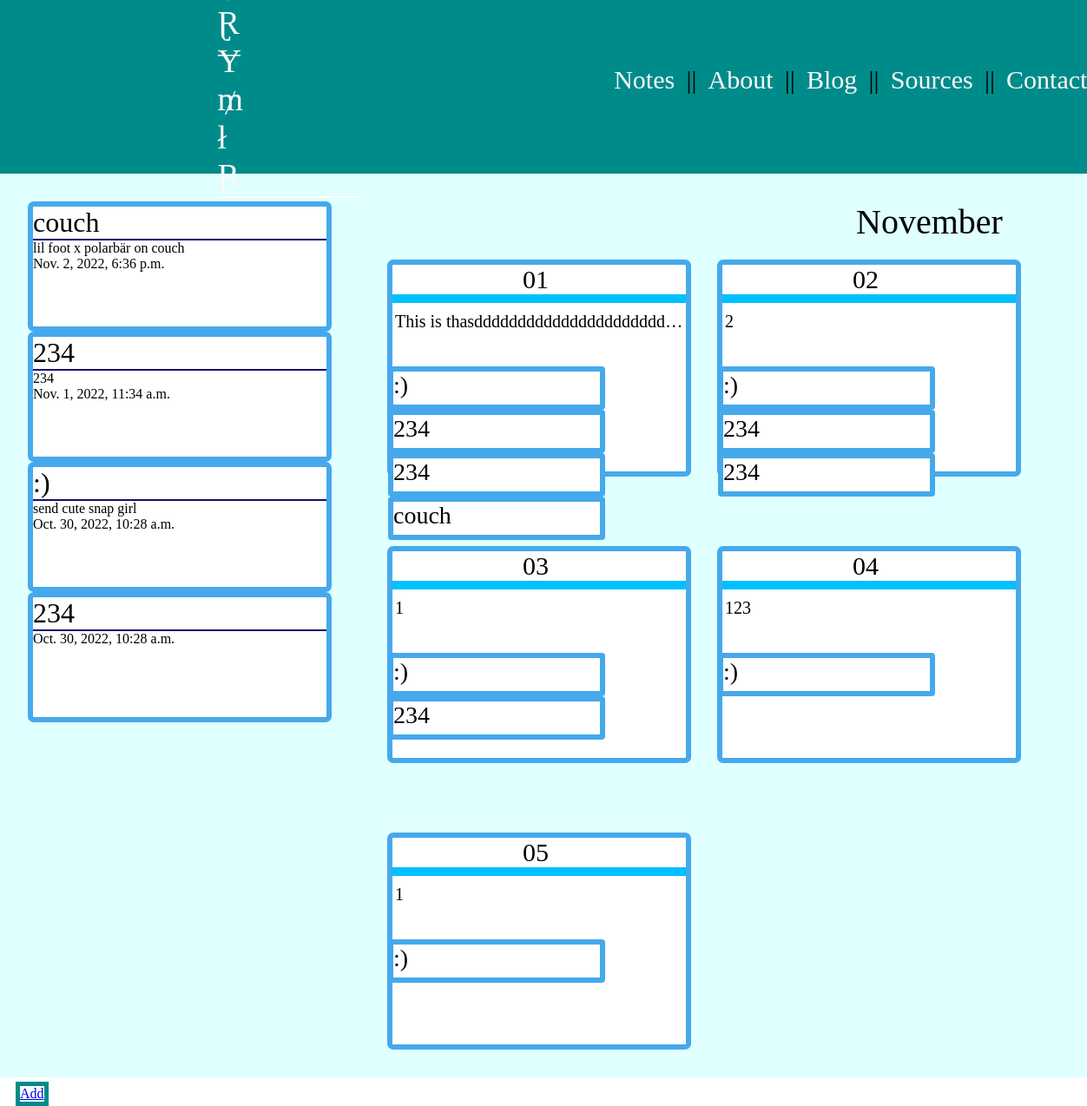
Screenshot of /note_collection/ with the database file from the repository.
### note_collection/models.py (models this page shows, shortened)
class Note(models.Model):
    note_name = models.CharField(max_length=35, default='')
    note_text = models.TextField(blank=True, default='')
    pub_date = models.DateTimeField('date published', default=timezone.now())

class Month(models.Model):
    month_name = models.CharField(max_length=35, default='')
    days_amount = models.IntegerField(default='1')
    month_text = models.TextField(blank=True, default='')
    days = models.ManyToManyField(Day, default=None)

class Day(models.Model):
    day_name = models.CharField(max_length=35, default='01')
    day_text = models.TextField(max_length=200, default='')
    attached_notes = models.ManyToManyField(Note, default=None)

### note_collection/views.py (the view)
# urls.py: path('', views.index, name='index'),
def index(request):
    note_collection = Note.objects.order_by('-pub_date')
    months = Month.objects.all()
    return render(request, 'note_collection/index.html', {'note_collection' : note_collection, 'months': months})

### note_collection/templates/note_collection/index.html (shortened to what this page needs)
{% load static %}
<!DOCTYPE html>
<html>
    <head>
        <link rel="stylesheet" href="{% static 'note_collection/reset.css' %}"/>
        <link rel="stylesheet" href="{% static 'note_collection/style.css' %}"/>
    </head>
    <body>
        <div class="firstflex">
            <div class="firstcontent">
                <div class="header">
                    <div class="header-logo">
                        <a href="">฿ Ɽ Ɏ ₥ ł Ɽ</a>
                    </div>
                    <div class="header-nav">
                        <li>
                            <a href="">Notes</a>
                        </li>
                        <li class="selector">||</li>
                        <li>
                            <a href="#">About</a>
                        </li>
                        <li class="selector">||</li>
                        <li>
                            <a href="#">Blog</a>
                        </li>
                        <li class="selector">||</li>
                        <li>
                            <a href="#">Sources</a>
                        </li>
                        <li class="selector">||</li>
                        <li>
                            <a href="#">Contact</a>
                        </li>
                    </div>
                </div>
            </div>
        </div>
        <div class="main-content">
            <div class="notes-collection">
                {% if note_collection %}
                    {% for note in note_collection %}
                        <a href="{% url 'note-update' note.id %}">
                            <article class="card">
                                <h3 class="note-title">{{ note.note_name }}</h3>
                                <p>{{ note.note_text }}</p>
                                <time>
                                    {{ note.pub_date }}
                                </time>
                            </article>
                        </a>
                    {% endfor %}
                {% else %}
                    <p>No notes right now.</p>
                {% endif %}
            </div>
            <div class="calendar">
                {% if months %}
                    {% for month in months %}
                        <h4>{{ month.month_name }}</h4>
                        <div class="month">
                            {% for day in month.days.all %}
                                <div class="day">
                                    <a class="day-header" href="{% url 'day-update' day.id %}">
                                        <h3>{{ day.day_name }}</h3>
                                        <div class="bar"></div>
                                        <p>{{ day.day_text }}</p>
                                    </a>
                                    <div class="day-notes">
                                        {% for note in day.attached_notes.all %}
                                            <a href="{% url 'note-update' note.id %}">
                                                <div class="day-note">
                                                    <h3>{{ note.note_name }}</h3>
                                                </div>
                                            </a>
                                        {% endfor %}
                                    </div>
                                </div>
                            {% endfor %}
                        </div>
                    {% endfor %}
                {% else %}
                    <p>No Month right now.</p>
                {% endif %}
            </div>
        </div>
        <div class="buttons-for-notes">
            <div>
                <a href="{% url 'note-create' %}">Add</a>
            </div>
        </div>
    </body>
</html>

### note_collection/static/note_collection/style.css (style rules this page uses)
.firstcontent { height: 200px; display: flex; justify-content: center; flex-direction: column; padding-left: 20%; padding-right: 20%; padding-bottom: 3%; padding-top: 2%; background: darkcyan; }
.header { display: flex; align-items: center; border-bottom: 2px solid white; padding-bottom: 0.25%; gap: 30em; }
.header a:link { text-decoration: none; color: #F9FAF8; }
.header-nav { display: flex; font-size: 30px; list-style: none; gap: 3%; justify-content: center; }
.header-logo { font-size: 38px; color: #F9FAF8; justify-content: center; align-items: center; }
.main-content { display: flex; flex-direction: row; background-color: lightcyan; }
.main-content a:link { text-decoration: none; color: #000000; }
.main-content a:link:after { text-decoration: none; color: #000000; }
.notes-collection { display: flex; flex-direction: column; flex: 0 0 auto; align-items: flex-start; }
.main-content>* { max-height: calc(100vh - 200px); overflow-y: scroll; padding: 2em; }
.calendar { background-color: lightcyan; overflow-x: hidden; }
.month { display: flex; flex-direction: row; flex-wrap: wrap; gap: 80px 30px; flex-grow: 1 1 0; }
.day { border: 6px solid rgb(69, 169, 236); border-radius: 7px; background: white; width: 350px; height: 250px; }
.note-title { border-bottom: 2px solid rgb(25, 11, 107); font-size: 2em; overflow: hidden; text-overflow: ellipsis; }
.bar { border: 5px solid deepskyblue; width: 338px; }
.day-header > h3 { font-size: 30px; position: relative; left: 150px; }
.day-header > p { font-size: 20px; white-space: nowrap; overflow: hidden; text-overflow: ellipsis; padding-top: 10px; padding-left: 3px; padding-bottom: 40px; }
.day-note { border: 6px solid rgb(69, 169, 236); background: white; position: relative; border-radius: 4px; left: -5px; width: 250px; height: 50px; }
.day-note > * { font-size: 28px; overflow: hidden; text-overflow: ellipsis; }
.card { border: 6px solid rgb(69, 169, 236); border-radius: 7px; background: white; width: 350px; height: 150px; }
.card>h3 { font-size: 2em; overflow: hidden; text-overflow: ellipsis; }
.card > time { position: relative; bottom: 0; }
h4 { position: relative; left: 540px; font-size: 40px; padding-bottom: 20px; }
.card>p { white-space: nowrap; overflow: hidden; text-overflow: ellipsis; }
.buttons-for-notes { display: flex; flex-direction: row; margin-left: 8px; margin-top: 5px; }
.buttons-for-notes div { margin-left: 10px; border: 5px solid darkcyan; display: flex; justify-content: center; }

### rows the page displays
Note: note_name "couch", note_text "lil foot x polarbär on couch", pub_date "Nov. 2, 2022, 6:36 p.m."
Note: note_name "234", note_text "234", pub_date "Nov. 1, 2022, 11:34 a.m."
Note: note_name ":)", note_text "send cute snap girl", pub_date "Oct. 30, 2022, 10:28 a.m."
Note: note_name "234", pub_date "Oct. 30, 2022, 10:28 a.m."
Month: month_name "November"
Day: day_name "01", day_text "This is thasdddddddddddddddddddddd…"
Day: day_name "02", day_text "2"
Day: day_name "03", day_text "1"
Day: day_name "04", day_text "123"
Day: day_name "05", day_text "1"
